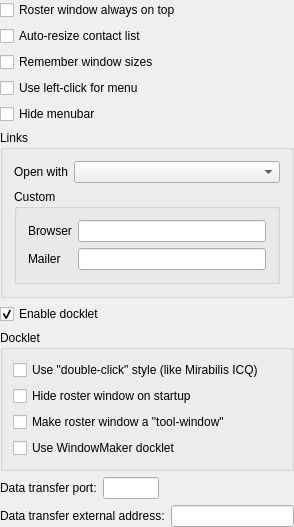
<ui version="4.0" >
 <author></author>
 <comment></comment>
 <exportmacro></exportmacro>
 <class>OptApplication</class>
 <widget class="QWidget" name="OptApplication" >
  <property name="geometry" >
   <rect>
    <x>0</x>
    <y>0</y>
    <width>294</width>
    <height>500</height>
   </rect>
  </property>
  <property name="windowTitle" >
   <string>OptApplicationUI</string>
  </property>
  <layout class="QVBoxLayout" >
   <property name="margin" >
    <number>0</number>
   </property>
   <property name="spacing" >
    <number>6</number>
   </property>
   <item>
    <widget class="QCheckBox" name="ck_alwaysOnTop" >
     <property name="text" >
      <string>Roster window always on top</string>
     </property>
    </widget>
   </item>
   <item>
    <widget class="QCheckBox" name="ck_autoRosterSize" >
     <property name="text" >
      <string>Auto-resize contact list</string>
     </property>
    </widget>
   </item>
   <item>
    <widget class="QCheckBox" name="ck_keepSizes" >
     <property name="text" >
      <string>Remember window sizes</string>
     </property>
    </widget>
   </item>
   <item>
    <widget class="QCheckBox" name="ck_useleft" >
     <property name="enabled" >
      <bool>true</bool>
     </property>
     <property name="text" >
      <string>Use left-click for menu</string>
     </property>
    </widget>
   </item>
   <item>
    <widget class="QCheckBox" name="ck_hideMenubar" >
     <property name="text" >
      <string>Hide menubar</string>
     </property>
    </widget>
   </item>
   <item>
    <widget class="QGroupBox" name="gb_links" >
     <property name="title" >
      <string>Links</string>
     </property>
     <layout class="QVBoxLayout" >
      <property name="margin" >
       <number>11</number>
      </property>
      <property name="spacing" >
       <number>6</number>
      </property>
      <item>
       <layout class="QHBoxLayout" >
        <property name="margin" >
         <number>0</number>
        </property>
        <property name="spacing" >
         <number>6</number>
        </property>
        <item>
         <widget class="QLabel" name="TextLabel2_3" >
          <property name="text" >
           <string>Open with</string>
          </property>
         </widget>
        </item>
        <item>
         <widget class="QComboBox" name="cb_link" >
          <property name="sizePolicy" >
           <sizepolicy>
            <hsizetype>7</hsizetype>
            <vsizetype>0</vsizetype>
            <horstretch>0</horstretch>
            <verstretch>0</verstretch>
           </sizepolicy>
          </property>
         </widget>
        </item>
       </layout>
      </item>
      <item>
       <widget class="QGroupBox" name="gb_linkCustom" >
        <property name="title" >
         <string>Custom</string>
        </property>
        <layout class="QGridLayout" >
         <property name="margin" >
          <number>11</number>
         </property>
         <property name="spacing" >
          <number>6</number>
         </property>
         <item row="1" column="1" >
          <widget class="QLineEdit" name="le_linkMailer" />
         </item>
         <item row="0" column="1" >
          <widget class="QLineEdit" name="le_linkBrowser" />
         </item>
         <item row="1" column="0" >
          <widget class="QLabel" name="TextLabel4" >
           <property name="text" >
            <string>Mailer</string>
           </property>
          </widget>
         </item>
         <item row="0" column="0" >
          <widget class="QLabel" name="TextLabel3_2" >
           <property name="text" >
            <string>Browser</string>
           </property>
          </widget>
         </item>
        </layout>
       </widget>
      </item>
     </layout>
    </widget>
   </item>
   <item>
    <widget class="QCheckBox" name="ck_docklet" >
     <property name="text" >
      <string>Enable docklet</string>
     </property>
     <property name="checked" >
      <bool>true</bool>
     </property>
    </widget>
   </item>
   <item>
    <widget class="QGroupBox" name="gb_docklet" >
     <property name="title" >
      <string>Docklet</string>
     </property>
     <layout class="QVBoxLayout" >
      <property name="margin" >
       <number>10</number>
      </property>
      <property name="spacing" >
       <number>6</number>
      </property>
      <item>
       <widget class="QCheckBox" name="ck_dockDCstyle" >
        <property name="text" >
         <string>Use &quot;double-click&quot; style (like Mirabilis ICQ)</string>
        </property>
       </widget>
      </item>
      <item>
       <widget class="QCheckBox" name="ck_dockHideMW" >
        <property name="text" >
         <string>Hide roster window on startup</string>
        </property>
       </widget>
      </item>
      <item>
       <widget class="QCheckBox" name="ck_dockToolMW" >
        <property name="text" >
         <string>Make roster window a &quot;tool-window&quot;</string>
        </property>
       </widget>
      </item>
      <item>
       <widget class="QCheckBox" name="ck_dockUseWM" >
        <property name="text" >
         <string>Use WindowMaker docklet</string>
        </property>
       </widget>
      </item>
     </layout>
    </widget>
   </item>
   <item>
    <layout class="QHBoxLayout" >
     <property name="margin" >
      <number>0</number>
     </property>
     <property name="spacing" >
      <number>6</number>
     </property>
     <item>
      <widget class="QLabel" name="textLabel1" >
       <property name="text" >
        <string>Data transfer port:</string>
       </property>
      </widget>
     </item>
     <item>
      <widget class="QLineEdit" name="le_dtPort" >
       <property name="minimumSize" >
        <size>
         <width>56</width>
         <height>0</height>
        </size>
       </property>
       <property name="maximumSize" >
        <size>
         <width>56</width>
         <height>32767</height>
        </size>
       </property>
      </widget>
     </item>
     <item>
      <spacer>
       <property name="orientation" >
        <enum>Qt::Horizontal</enum>
       </property>
       <property name="sizeType" >
        <enum>QSizePolicy::Expanding</enum>
       </property>
       <property name="sizeHint" >
        <size>
         <width>40</width>
         <height>20</height>
        </size>
       </property>
      </spacer>
     </item>
    </layout>
   </item>
   <item>
    <layout class="QHBoxLayout" >
     <property name="margin" >
      <number>0</number>
     </property>
     <property name="spacing" >
      <number>6</number>
     </property>
     <item>
      <widget class="QLabel" name="textLabel2" >
       <property name="text" >
        <string>Data transfer external address:</string>
       </property>
      </widget>
     </item>
     <item>
      <widget class="QLineEdit" name="le_dtExternal" />
     </item>
    </layout>
   </item>
  </layout>
 </widget>
 <layoutdefault spacing="6" margin="11" />
 <pixmapfunction>qPixmapFromMimeSource</pixmapfunction>
 <tabstops>
  <tabstop>ck_alwaysOnTop</tabstop>
  <tabstop>ck_autoRosterSize</tabstop>
  <tabstop>ck_keepSizes</tabstop>
  <tabstop>ck_useleft</tabstop>
  <tabstop>ck_hideMenubar</tabstop>
  <tabstop>cb_link</tabstop>
  <tabstop>le_linkBrowser</tabstop>
  <tabstop>le_linkMailer</tabstop>
  <tabstop>ck_docklet</tabstop>
  <tabstop>ck_dockDCstyle</tabstop>
  <tabstop>ck_dockHideMW</tabstop>
  <tabstop>ck_dockToolMW</tabstop>
  <tabstop>ck_dockUseWM</tabstop>
  <tabstop>le_dtPort</tabstop>
  <tabstop>le_dtExternal</tabstop>
 </tabstops>
 <resources/>
 <connections/>
</ui>
